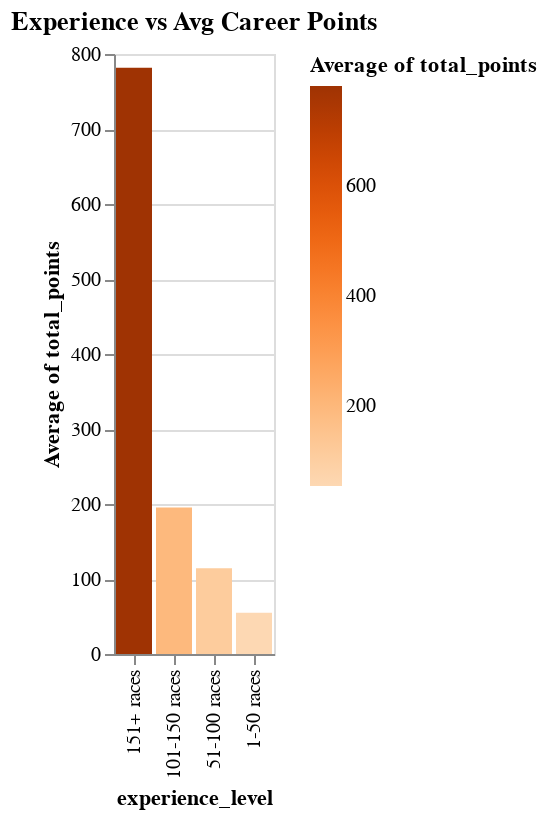

The cell this chart's notebook holds for it:
### Code cell
DeepnoteChart(df_16, """{"layer":[{"layer":[{"mark":{"clip":true,"type":"bar","tooltip":true},"encoding":{"x":{"sort":{"order":"descending","encoding":"y"},"type":"nominal","field":"experience_level","scale":{"type":"linear"}},"y":{"sort":null,"type":"quantitative","field":"total_points","scale":{"type":"linear"},"format":{"type":"default","decimals":2},"aggregate":"average","formatType":"numberFormatFromNumberType"},"color":{"sort":null,"type":"quantitative","field":"total_points","scale":{"scheme":"oranges"},"aggregate":"average"}}}]}],"title":"Experience vs Avg Career Points","config":{"legend":{}},"$schema":"https://vega.github.io/schema/vega-lite/v5.json","encoding":{}}""")

### Figure 1 — Vega-Lite specification as saved in the notebook (floating-point values rounded to 4 significant figures; data arrays with more than 128 entries replaced by an {"elided": "..."} marker saying what was removed)
{"$schema": "https://vega.github.io/schema/vega-lite/v5.json", "encoding": {}, "layer": [{"layer": [{"mark": {"type": "bar", "tooltip": true, "clip": true}, "encoding": {"x": {"field": "experience_level", "type": "nominal", "sort": {"order": "descending", "encoding": "y"}, "scale": {"type": "linear"}}, "y": {"field": "total_points", "type": "quantitative", "aggregate": "average", "sort": null, "scale": {"type": "linear"}, "formatType": "numberFormatFromNumberType", "format": {"type": "default", "decimals": 2}}, "color": {"field": "total_points", "type": "quantitative", "aggregate": "average", "sort": null, "scale": {"scheme": "oranges"}}}}]}], "title": "Experience vs Avg Career Points", "config": {"legend": {}}, "data": {"values": {"elided": "144 records"}}}
